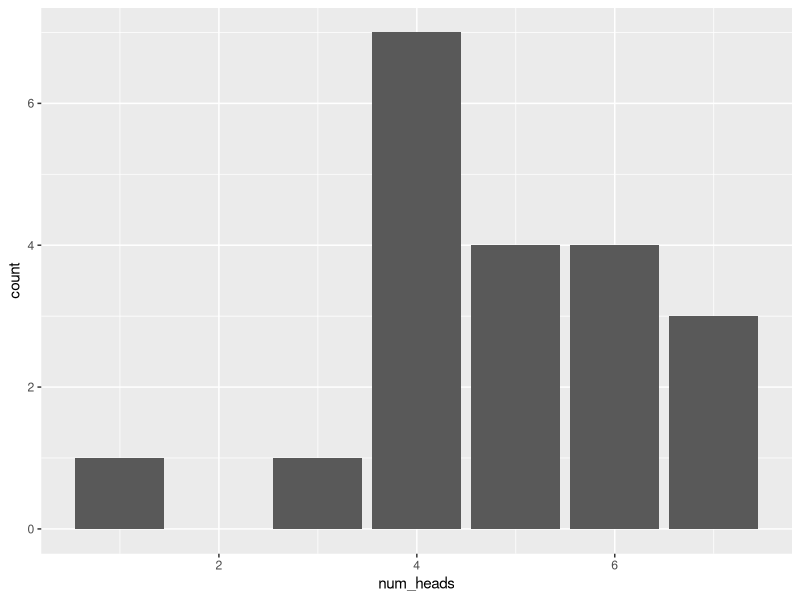

R code for this plot:
## ---- chunk 1
#| echo: true
#| code-fold: false
set.seed(1234)
coin_results <- rbinom(n=20, size=10, prob=0.5)
print(coin_results)
class(coin_results)
## ---- chunk 2
library(tidyverse)
coin_flip_df <- tibble(num_heads = coin_results)
ggplot(coin_flip_df, aes(x=num_heads)) +
  geom_bar()
